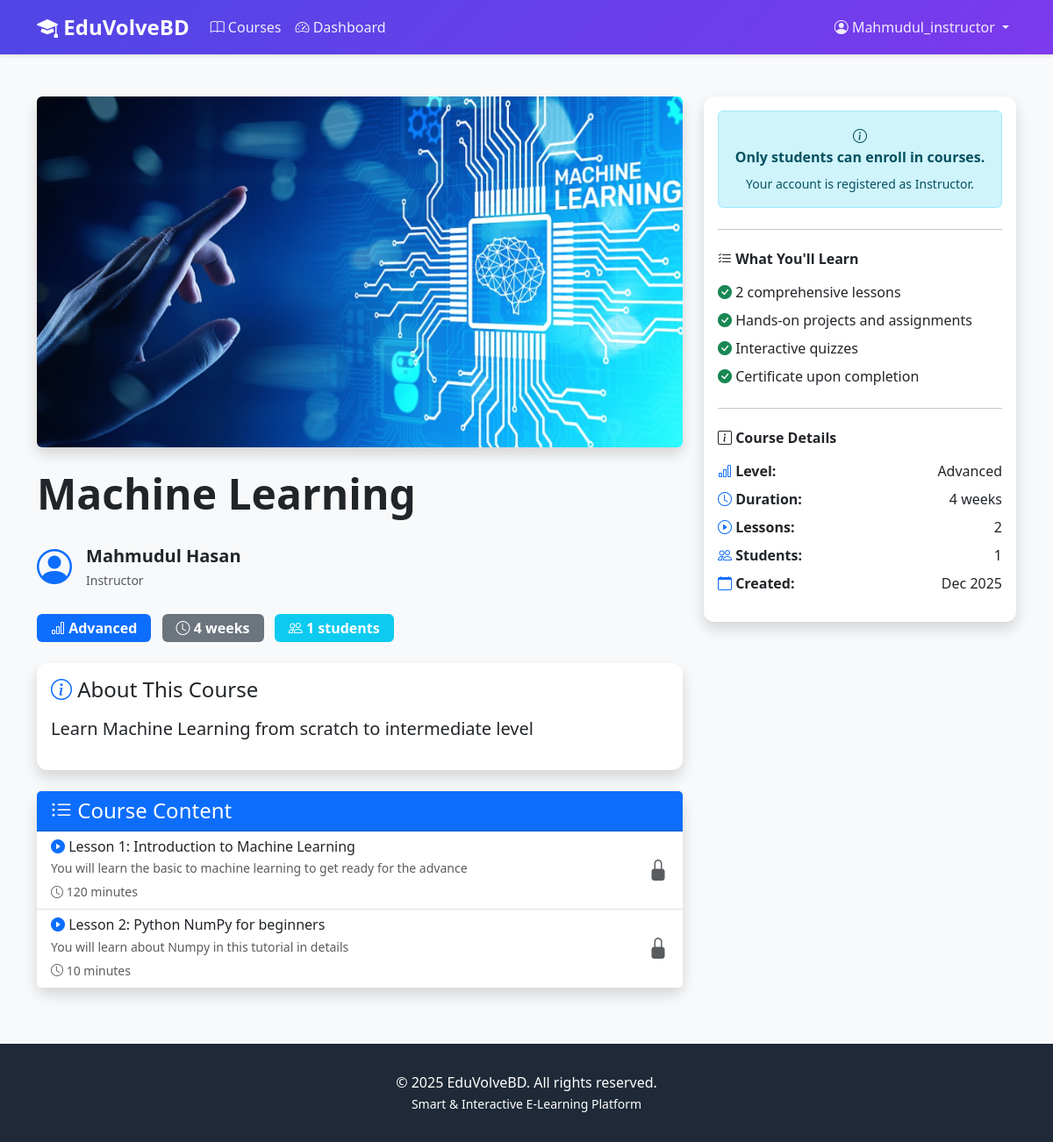
The app's page /courses/course/2/ (signed in), older data.
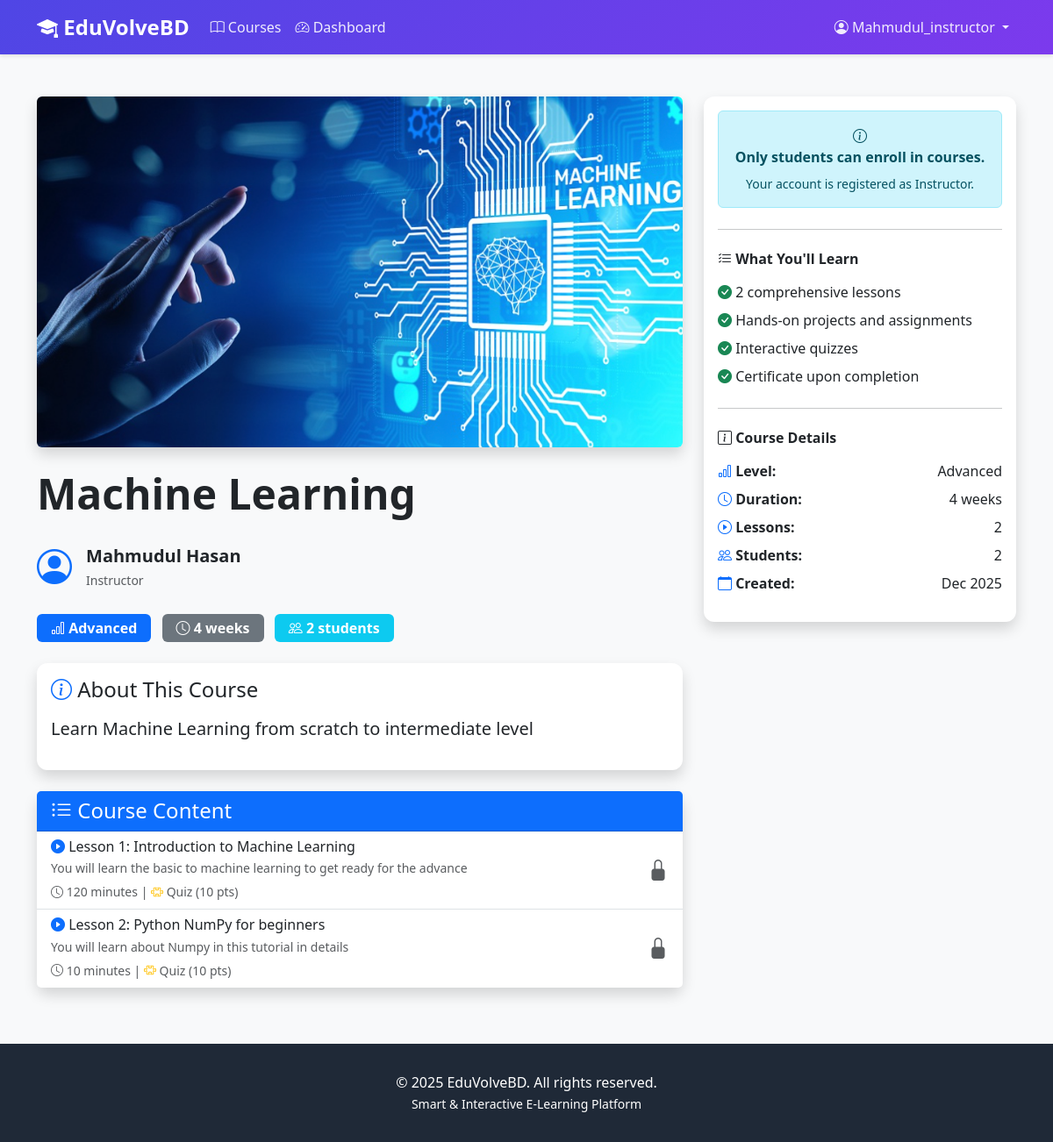
The same page, newer data.
### courses/models.py (models this page shows, shortened)
class Course(models.Model):
    class Level(models.TextChoices):
        BEGINNER = 'BEGINNER', 'Beginner'
        INTERMEDIATE = 'INTERMEDIATE', 'Intermediate'
        ADVANCED = 'ADVANCED', 'Advanced'
    title = models.CharField(max_length=200)
    description = models.TextField()
    instructor = models.ForeignKey(
        User,
        on_delete=models.CASCADE,
        related_name='courses_taught',
        limit_choices_to={'role': 'INSTRUCTOR'}
    )
    thumbnail = models.ImageField(upload_to='course_thumbnails/', blank=True, null=True)
    level = models.CharField(max_length=20, choices=Level.choices, default=Level.BEGINNER)
    duration_weeks = models.IntegerField(default=4, validators=[MinValueValidator(1)])
    is_published = models.BooleanField(default=False)
    created_at = models.DateTimeField(auto_now_add=True)
    updated_at = models.DateTimeField(auto_now=True)
    class Meta:
        ordering = ['-created_at']
    def get_total_lessons(self):
        return self.lessons.count()
    def get_enrolled_count(self):
        return self.enrollments.filter(is_active=True).count()

class Lesson(models.Model):
    course = models.ForeignKey(Course, on_delete=models.CASCADE, related_name='lessons')
    title = models.CharField(max_length=200)
    description = models.TextField()
    order = models.IntegerField(default=1)
    video_url = models.URLField(help_text="YouTube video URL")
    duration_minutes = models.IntegerField(default=10, validators=[MinValueValidator(1)])
    content = models.TextField(blank=True, help_text="Additional lesson text content")
    attachments = models.FileField(upload_to='lesson_attachments/', blank=True, null=True)
    is_published = models.BooleanField(default=False)
    created_at = models.DateTimeField(auto_now_add=True)
    updated_at = models.DateTimeField(auto_now=True)
    class Meta:
        ordering = ['course', 'order']
        unique_together = ['course', 'order']

class Quiz(models.Model):
    lesson = models.OneToOneField(Lesson, on_delete=models.CASCADE, related_name='quiz')
    title = models.CharField(max_length=200)
    description = models.TextField(blank=True)
    passing_score = models.IntegerField(
        default=70,
        validators=[MinValueValidator(0), MaxValueValidator(100)]
    )
    time_limit_minutes = models.IntegerField(
        default=30,
        validators=[MinValueValidator(1)],
        help_text="Time limit in minutes"
    )
    created_at = models.DateTimeField(auto_now_add=True)
    updated_at = models.DateTimeField(auto_now=True)
    def get_total_points(self):
        return sum(q.points for q in self.questions.all())

class Question(models.Model):
    class QuestionType(models.TextChoices):
        MULTIPLE_CHOICE = 'MC', 'Multiple Choice'
        TRUE_FALSE = 'TF', 'True/False'
    quiz = models.ForeignKey(Quiz, on_delete=models.CASCADE, related_name='questions')
    question_text = models.TextField()
    question_type = models.CharField(
        max_length=2,
        choices=QuestionType.choices,
        default=QuestionType.MULTIPLE_CHOICE
    )
    points = models.IntegerField(default=1, validators=[MinValueValidator(1)])
    order = models.IntegerField(default=1)
    created_at = models.DateTimeField(auto_now_add=True)
    class Meta:
        ordering = ['quiz', 'order']

### accounts/models.py (models this page shows, shortened)
class User(AbstractUser):
    class Role(models.TextChoices):
        ADMIN = 'ADMIN', 'Admin'
        INSTRUCTOR = 'INSTRUCTOR', 'Instructor'
        STUDENT = 'STUDENT', 'Student'
    role = models.CharField(
        max_length=20,
        choices=Role.choices,
        default=Role.STUDENT
    )
    bio = models.TextField(blank=True, null=True)
    profile_picture = models.ImageField(
        upload_to='profiles/',
        blank=True,
        null=True
    )
    phone = models.CharField(max_length=15, blank=True, null=True)
    date_of_birth = models.DateField(blank=True, null=True)
    total_points = models.IntegerField(default=0, validators=[MinValueValidator(0)])
    current_streak = models.IntegerField(default=0, validators=[MinValueValidator(0)])
    longest_streak = models.IntegerField(default=0, validators=[MinValueValidator(0)])
    last_activity_date = models.DateField(blank=True, null=True)
    created_at = models.DateTimeField(auto_now_add=True)
    updated_at = models.DateTimeField(auto_now=True)
    class Meta:
        ordering = ['-date_joined']
    def is_student(self):
        return self.role == self.Role.STUDENT

### courses/views.py (the view, shortened to what this page needs)
# urls.py: path('course/<int:pk>/', views.course_detail, name='course_detail'),
@login_required
def course_detail(request, pk):
    course = get_object_or_404(Course, pk=pk, is_published=True)
    lessons = course.lessons.filter(is_published=True)
    is_enrolled = False
    enrollment = None
    context = {
        'course': course,
        'lessons': lessons,
        'is_enrolled': is_enrolled,
        'enrollment': enrollment,
    }
    return render(request, 'courses/course_detail.html', context)

### templates/courses/course_detail.html (shortened to what the changed rows need)
{% extends 'base.html' %}
{% block content %}
<div class="container my-5">
    <div class="row">
        <div class="col-lg-8">
            {% if course.thumbnail %}
            <img src="{{ course.thumbnail.url }}" class="img-fluid rounded shadow mb-4" alt="{{ course.title }}" style="width: 100%; max-height: 400px; object-fit: cover;">
            {% else %}
            <div class="bg-gradient text-white p-5 rounded shadow mb-4 d-flex align-items-center justify-content-center" style="background: linear-gradient(135deg, #4f46e5, #7c3aed); min-height: 300px;">
                <i class="bi bi-book display-1"></i>
            </div>
            {% endif %}
            <h1 class="display-5 fw-bold mb-4">{{ course.title }}</h1>
            <div class="d-flex align-items-center mb-4">
                {% if course.instructor.profile_picture %}
                <img src="{{ course.instructor.profile_picture.url }}" class="rounded-circle me-3" width="60" height="60" style="object-fit: cover;">
                {% else %}
                <i class="bi bi-person-circle fs-1 me-3 text-primary"></i>
                {% endif %}
                <div>
                    <div class="fw-bold fs-5">{{ course.instructor.get_full_name|default:course.instructor.username }}</div>
                    <small class="text-muted">Instructor</small>
                </div>
            </div>
            <div class="mb-4">
                <span class="badge bg-primary me-2 fs-6 py-2 px-3">
                    <i class="bi bi-bar-chart"></i> {{ course.get_level_display }}
                </span>
                <span class="badge bg-secondary me-2 fs-6 py-2 px-3">
                    <i class="bi bi-clock"></i> {{ course.duration_weeks }} weeks
                </span>
                <span class="badge bg-info fs-6 py-2 px-3">
                    <i class="bi bi-people"></i> {{ course.get_enrolled_count }} students
                </span>
            </div>
            <div class="card shadow mb-4">
                <div class="card-body">
                    <h4 class="mb-3">
                        <i class="bi bi-info-circle text-primary"></i> About This Course
                    </h4>
                    <p class="lead">{{ course.description }}</p>
                </div>
            </div>
            <div class="card shadow">
                <div class="card-header bg-primary text-white">
                </div>
                <div class="list-group list-group-flush">
                    {% for lesson in lessons %}
                    <div class="list-group-item">
                        <div class="d-flex justify-content-between align-items-center">
                            <div class="flex-grow-1">
                                <h6 class="mb-1">
                                    <i class="bi bi-play-circle-fill text-primary"></i>
                                    Lesson {{ lesson.order }}: {{ lesson.title }}
                                </h6>
                                <p class="mb-1 text-muted small">{{ lesson.description|truncatewords:20 }}</p>
                                <small class="text-muted">
                                    <i class="bi bi-clock"></i> {{ lesson.duration_minutes }} minutes
                                    {% if lesson.quiz %}
                                    | <i class="bi bi-puzzle text-warning"></i> Quiz {% if lesson.quiz.get_total_points %}({{ lesson.quiz.get_total_points }} pts){% endif %}
                                    {% endif %}
                                </small>
                            </div>
                            <div class="ms-3">
                                {% if is_enrolled %}
                                <a href="{% url 'courses:lesson_view' lesson.id %}" class="btn btn-sm btn-primary">
                                    <i class="bi bi-play"></i> Start
                                </a>
                                {% else %}
                                <i class="bi bi-lock-fill text-muted fs-4"></i>
                                {% endif %}
                            </div>
                        </div>
                    </div>
                    {% empty %}
                    <div class="list-group-item text-center text-muted py-4">
                        <i class="bi bi-inbox display-4"></i>
                        <p class="mt-2 mb-0">No lessons available yet</p>
                    </div>
                    {% endfor %}
                </div>
            </div>
        </div>
        <div class="col-lg-4">
            <div class="card shadow sticky-top" style="top: 20px;">
                <div class="card-body">
                    <ul class="list-unstyled">
                        <li class="mb-2">
                            <i class="bi bi-check-circle-fill text-success"></i>
                            {{ course.get_total_lessons }} comprehensive lessons
                        </li>
                        <li class="mb-2">
                            <i class="bi bi-check-circle-fill text-success"></i>
                            Hands-on projects and assignments
                        </li>
                        <li class="mb-2">
                            <i class="bi bi-check-circle-fill text-success"></i>
                            Interactive quizzes
                        </li>
                        <li class="mb-2">
                            <i class="bi bi-check-circle-fill text-success"></i>
                            Certificate upon completion
                        </li>
                    </ul>
                    <ul class="list-unstyled">
                        <li class="mb-2 d-flex justify-content-between">
                            <span>
                                <i class="bi bi-bar-chart text-primary"></i>
                                <strong>Level:</strong>
                            </span>
                            <span>{{ course.get_level_display }}</span>
                        </li>
                        <li class="mb-2 d-flex justify-content-between">
                            <span>
                                <i class="bi bi-clock text-primary"></i>
                                <strong>Duration:</strong>
                            </span>
                            <span>{{ course.duration_weeks }} weeks</span>
                        </li>
                        <li class="mb-2 d-flex justify-content-between">
                            <span>
                                <i class="bi bi-play-circle text-primary"></i>
                                <strong>Lessons:</strong>
                            </span>
                            <span>{{ course.get_total_lessons }}</span>
                        </li>
                        <li class="mb-2 d-flex justify-content-between">
                            <span>
                                <i class="bi bi-people text-primary"></i>
                                <strong>Students:</strong>
                            </span>
                            <span>{{ course.get_enrolled_count }}</span>
                        </li>
                        <li class="mb-0 d-flex justify-content-between">
                            <span>
                                <i class="bi bi-calendar text-primary"></i>
                                <strong>Created:</strong>
                            </span>
                            <span>{{ course.created_at|date:"M Y" }}</span>
                        </li>
                    </ul>
                </div>
            </div>
        </div>
    </div>
</div>
{% endblock %}

Row changes from the older to the newer data that the page shows:
computed for Course "Machine Learning": get_enrolled_count "1" → "2"
changed Lesson "Introduction to Machine Learning": quiz.get_total_points (not shown) → "10"
changed Lesson "Python NumPy for beginners": quiz.get_total_points (not shown) → "10"
